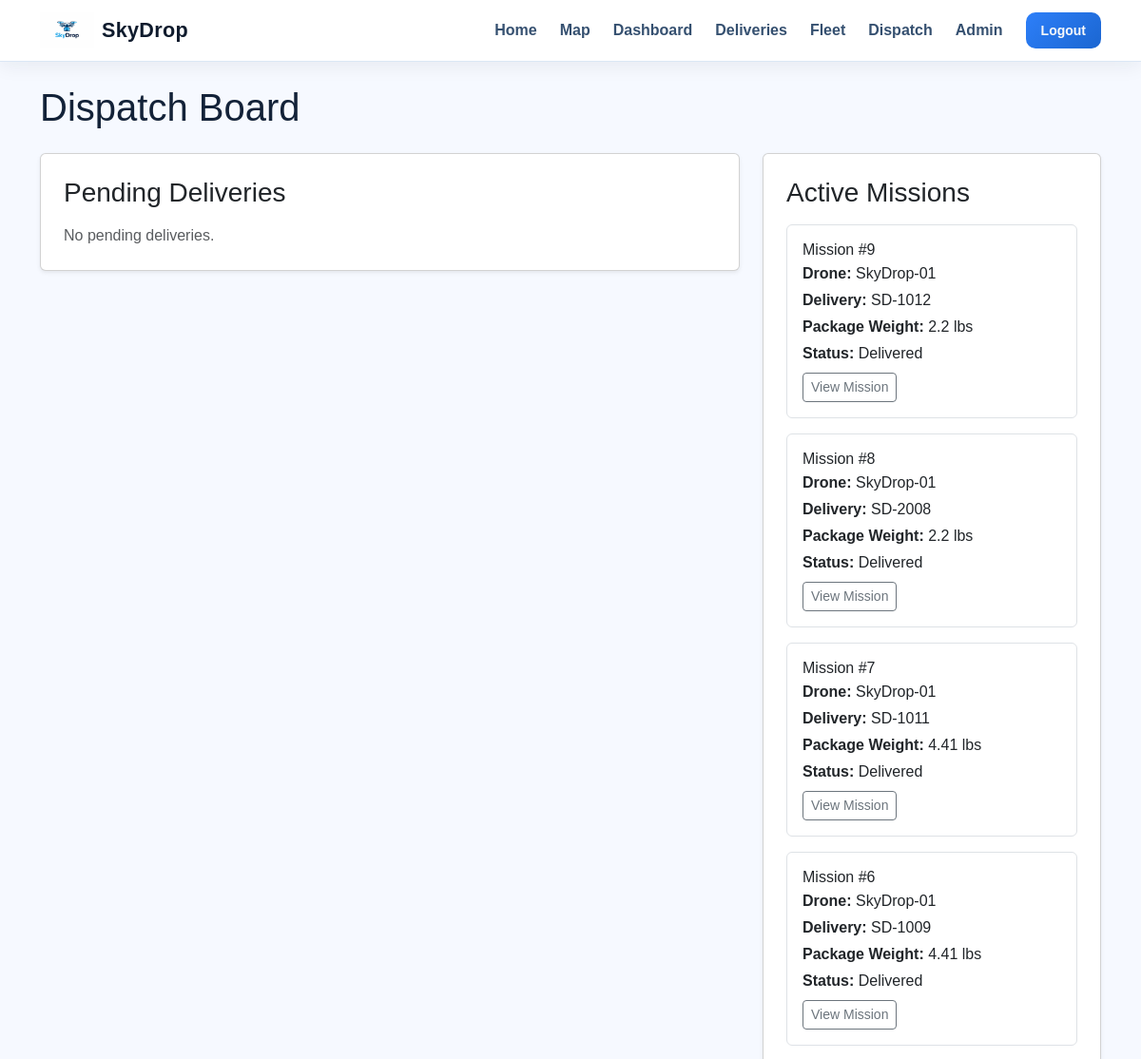
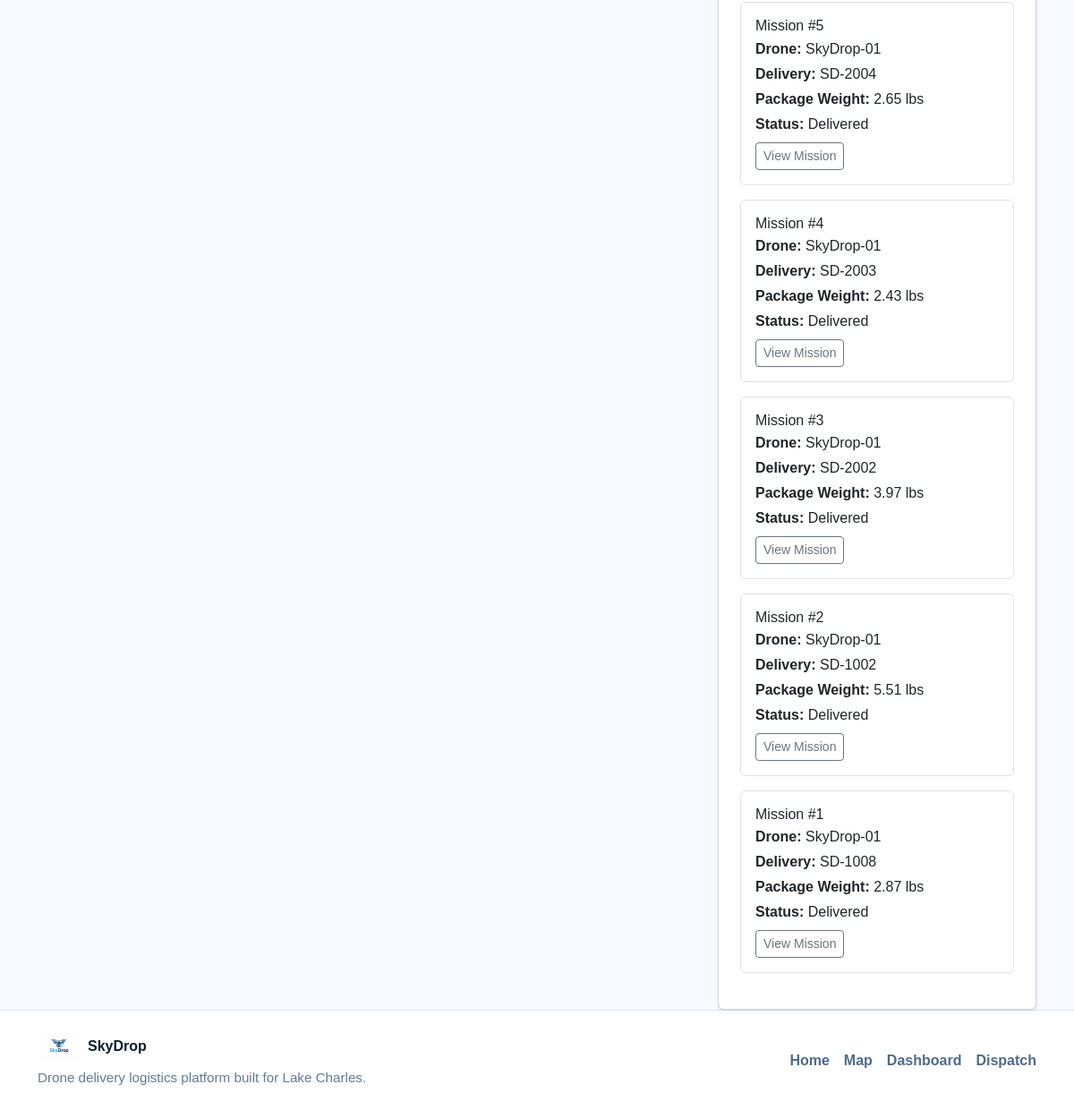
Screenshot of /dispatch/ (signed in) with the database file from the repository (2 pictures, top to bottom).
### app/models/mission.py (models this page shows, shortened)
class Mission(db.Model):
    __tablename__ = "missions"
    id = db.Column(db.Integer, primary_key=True)
    delivery_id = db.Column(
        db.Integer,
        db.ForeignKey("deliveries.id"),
        nullable=False,
        unique=True,
    )
    drone_id = db.Column(db.Integer, db.ForeignKey("drones.id"), nullable=False)
    status = db.Column(db.String(50), default="assigned", nullable=False, index=True)
    assigned_at = db.Column(db.DateTime, default=datetime.utcnow, nullable=False)
    takeoff_time = db.Column(db.DateTime, nullable=True)
    delivered_time = db.Column(db.DateTime, nullable=True)
    return_time = db.Column(db.DateTime, nullable=True)
    dispatch_score = db.Column(db.Float, nullable=True)
    dispatch_notes = db.Column(db.String(255), nullable=True)
    route_data = db.Column(db.JSON, nullable=True)
    delivery = db.relationship("Delivery", back_populates="mission")
    drone = db.relationship("Drone", back_populates="missions")

### app/models/drone.py (models this page shows, shortened)
class Drone(db.Model):
    __tablename__ = "drones"
    id = db.Column(db.Integer, primary_key=True)
    name = db.Column(db.String(100), unique=True, nullable=False, index=True)
    model = db.Column(db.String(100), nullable=False)
    status = db.Column(db.String(50), default="idle", nullable=False, index=True)
    battery_level = db.Column(db.Integer, default=100, nullable=False)
    payload_capacity = db.Column(db.Float, nullable=False)
    current_lat = db.Column(db.Float, nullable=True)
    current_lng = db.Column(db.Float, nullable=True)
    home_lat = db.Column(db.Float, nullable=True)
    home_lng = db.Column(db.Float, nullable=True)
    is_active = db.Column(db.Boolean, default=True, nullable=False)
    last_seen = db.Column(db.DateTime, default=datetime.utcnow, nullable=False)
    missions = db.relationship("Mission", back_populates="drone", lazy=True)

### app/models/delivery.py (models this page shows, shortened)
class Delivery(db.Model):
    __tablename__ = "deliveries"
    id = db.Column(db.Integer, primary_key=True)
    order_number = db.Column(db.String(50), unique=True, nullable=False, index=True)
    customer_name = db.Column(db.String(100), nullable=False)
    customer_address = db.Column(db.String(200), nullable=False)
    customer_phone = db.Column(db.String(30), nullable=False)
    package_weight = db.Column(db.Float, nullable=False)
    status = db.Column(db.String(50), default="pending", nullable=False, index=True)
    pickup_address = db.Column(db.String(200), nullable=True)
    pickup_lat = db.Column(db.Float, nullable=True)
    pickup_lng = db.Column(db.Float, nullable=True)
    destination_lat = db.Column(db.Float, nullable=True)
    destination_lng = db.Column(db.Float, nullable=True)
    priority = db.Column(db.String(20), default="standard", nullable=False)
    notes = db.Column(db.Text, nullable=True)
    created_at = db.Column(db.DateTime, default=datetime.utcnow, nullable=False)
    created_by_id = db.Column(db.Integer, db.ForeignKey("users.id"), nullable=False)
    mission = db.relationship(
        "Mission",
        back_populates="delivery",
        uselist=False,
        cascade="all, delete-orphan"
    )

### app/dispatch/routes.py (the view, shortened to what this page needs)
@dispatch_bp.route("/")
@role_required("admin", "business_staff")
def dispatch_board():
    pending_deliveries = (
        Delivery.query.filter_by(status="pending")
        .order_by(Delivery.created_at.asc())
        .all()
    )
    available_drones = (
        Drone.query.filter_by(status="idle", is_active=True)
        .order_by(Drone.name.asc())
        .all()
    )
    active_missions = Mission.query.order_by(Mission.assigned_at.desc()).all()
    delivery_drone_options = {}
    return render_template(
        "dispatch/dispatch_board.html",
        pending_deliveries=pending_deliveries,
        available_drones=available_drones,
        active_missions=active_missions,
        delivery_drone_options=delivery_drone_options,
    )

### app/models/user.py (called while the page is built)
    @property
    def is_admin(self):
        return self.role == "admin"

    @property
    def is_staff(self):
        return self.role in ["admin", "business_staff"]

### app/templates/dispatch/dispatch_board.html
{% extends "base.html" %}
{% block content %}
<div class="container mt-4">
    <h1 class="mb-4">Dispatch Board</h1>
    <div class="row">
        <div class="col-lg-8">
            <div class="card p-4 shadow-sm mb-4">
                <h3 class="mb-3">Pending Deliveries</h3>
                {% if pending_deliveries %}
                    {% for delivery in pending_deliveries %}
                        <div class="border rounded p-3 mb-3">
                            <h5 class="mb-2">{{ delivery.order_number }} — {{ delivery.customer_name }}</h5>
                            <p class="mb-1"><strong>Address:</strong> {{ delivery.customer_address }}</p>
                            <p class="mb-1">
                                <strong>Coordinates:</strong>
                                {{ delivery.destination_lat }}, {{ delivery.destination_lng }}
                            </p>
                            <p class="mb-1"><strong>Priority:</strong> {{ delivery.priority }}</p>
                            <p class="mb-2">
                                <strong>Package Weight:</strong>
                                {% if delivery.package_weight is not none %}
                                    {{ ((delivery.package_weight or 0) * 2.20462)|round(2) }} lbs
                                {% else %}
                                    N/A
                                {% endif %}
                            </p>
                            {% if current_user.is_staff %}
                                <div class="mb-3">
                                    <a href="{{ url_for('dispatch.auto_assign_mission', delivery_id=delivery.id) }}"
                                       class="btn btn-primary btn-sm">
                                        Auto Assign
                                    </a>
                                </div>
                            {% endif %}
                            <h6>Available Drones by Distance</h6>
                            {% set options = delivery_drone_options.get(delivery.id, []) %}
                            {% if options %}
                                <div class="table-responsive">
                                    <table class="table table-sm align-middle">
                                        <thead>
                                            <tr>
                                                <th>Drone</th>
                                                <th>Status</th>
                                                <th>Battery</th>
                                                <th>Distance</th>
                                                {% if current_user.is_staff %}
                                                    <th></th>
                                                {% endif %}
                                            </tr>
                                        </thead>
                                        <tbody>
                                            {% for item in options %}
                                                <tr>
                                                    <td>{{ item.drone.name }}</td>
                                                    <td>{{ item.drone.status }}</td>
                                                    <td>{{ item.drone.battery_level }}%</td>
                                                    <td>
                                                        {% if item.distance_miles is not none %}
                                                            {{ item.distance_miles }} mi
                                                        {% else %}
                                                            N/A
                                                        {% endif %}
                                                    </td>
                                                    {% if current_user.is_staff %}
                                                        <td>
                                                            <a href="{{ url_for('dispatch.assign_mission', delivery_id=delivery.id, drone_id=item.drone.id) }}"
                                                               class="btn btn-outline-primary btn-sm">
                                                                Assign
                                                            </a>
                                                        </td>
                                                    {% endif %}
                                                </tr>
                                            {% endfor %}
                                        </tbody>
                                    </table>
                                </div>
                            {% else %}
                                <p class="text-muted mb-0">No available drones.</p>
                            {% endif %}
                        </div>
                    {% endfor %}
                {% else %}
                    <p class="text-muted mb-0">No pending deliveries.</p>
                {% endif %}
            </div>
        </div>
        <div class="col-lg-4">
            <div class="card p-4 shadow-sm">
                <h3 class="mb-3">Active Missions</h3>
                {% if active_missions %}
                    {% for mission in active_missions %}
                        <div class="border rounded p-3 mb-3">
                            <h6 class="mb-1">Mission #{{ mission.id }}</h6>
                            <p class="mb-1"><strong>Drone:</strong> {{ mission.drone.name }}</p>
                            <p class="mb-1"><strong>Delivery:</strong> {{ mission.delivery.order_number }}</p>
                            <p class="mb-1">
                                <strong>Package Weight:</strong>
                                {% if mission.delivery.package_weight is not none %}
                                    {{ ((mission.delivery.package_weight or 0) * 2.20462)|round(2) }} lbs
                                {% else %}
                                    N/A
                                {% endif %}
                            </p>
                            <p class="mb-2"><strong>Status:</strong> {{ mission.status.replace('_', ' ').title() }}</p>
                            <a href="{{ url_for('dispatch.mission_detail', mission_id=mission.id) }}"
                               class="btn btn-outline-secondary btn-sm">
                                View Mission
                            </a>
                        </div>
                    {% endfor %}
                {% else %}
                    <p class="text-muted mb-0">No active missions.</p>
                {% endif %}
            </div>
        </div>
    </div>
</div>
{% endblock %}

### app/static/css/style.css (style rules this page uses)
body { background-color: #f6f9ff; color: #132238; font-family: Arial, Helvetica, sans-serif; }

### rows the page displays
Mission: id "9", drone.name "SkyDrop-01", delivery.order_number "SD-1012", status.replace "Delivered"
Delivery: ((mission.delivery.package_weightor0)*2.20462)|round(2) "2.2"
Mission: id "8", drone.name "SkyDrop-01", delivery.order_number "SD-2008", status.replace "Delivered"
Delivery: ((mission.delivery.package_weightor0)*2.20462)|round(2) "2.2"
Mission: id "7", drone.name "SkyDrop-01", delivery.order_number "SD-1011", status.replace "Delivered"
Delivery: ((mission.delivery.package_weightor0)*2.20462)|round(2) "4.41"
Mission: id "6", drone.name "SkyDrop-01", delivery.order_number "SD-1009", status.replace "Delivered"
Delivery: ((mission.delivery.package_weightor0)*2.20462)|round(2) "4.41"
Mission: id "5", drone.name "SkyDrop-01", delivery.order_number "SD-2004", status.replace "Delivered"
Delivery: ((mission.delivery.package_weightor0)*2.20462)|round(2) "2.65"
Mission: id "4", drone.name "SkyDrop-01", delivery.order_number "SD-2003", status.replace "Delivered"
Delivery: ((mission.delivery.package_weightor0)*2.20462)|round(2) "2.43"
Mission: id "3", drone.name "SkyDrop-01", delivery.order_number "SD-2002", status.replace "Delivered"
Delivery: ((mission.delivery.package_weightor0)*2.20462)|round(2) "3.97"
Mission: id "2", drone.name "SkyDrop-01", delivery.order_number "SD-1002", status.replace "Delivered"
Delivery: ((mission.delivery.package_weightor0)*2.20462)|round(2) "5.51"
Mission: id "1", drone.name "SkyDrop-01", delivery.order_number "SD-1008", status.replace "Delivered"
Delivery: ((mission.delivery.package_weightor0)*2.20462)|round(2) "2.87"
